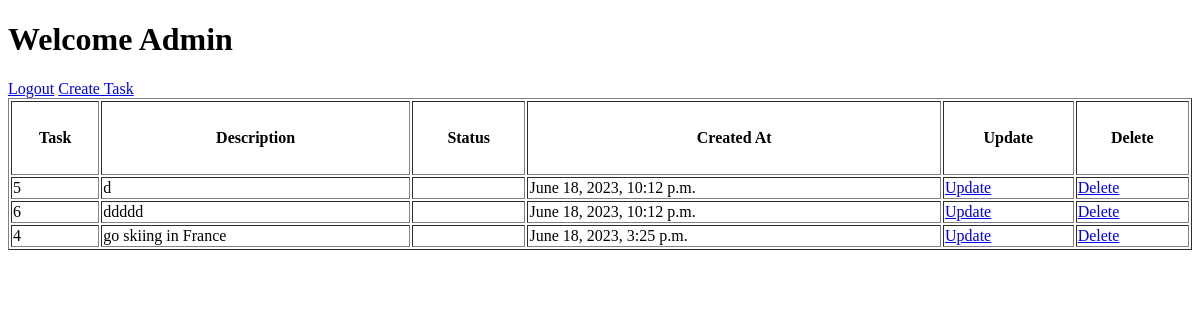
The app's page / (signed in), older data.
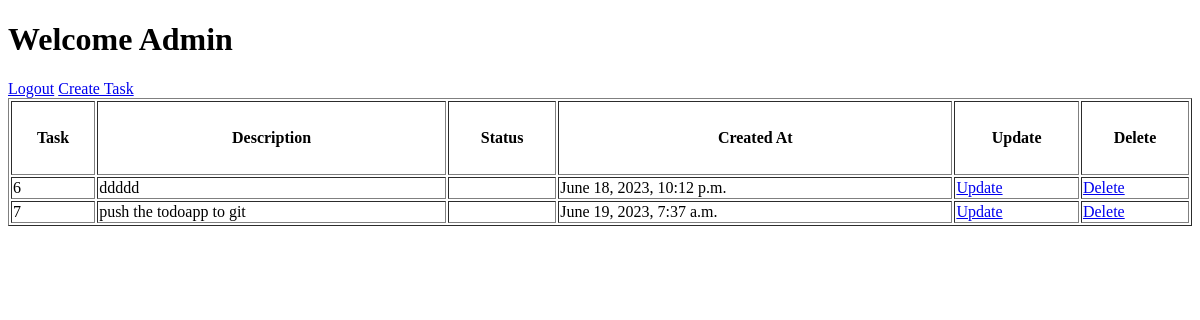
The same page, newer data.
### tasks/models.py (models this page shows, shortened)
class Task(models.Model):
    user = models.ForeignKey(User, on_delete=models.CASCADE, null=True, blank=True)
    title = models.CharField(max_length=200)
    description = models.TextField()
    completed = models.BooleanField(default=False)
    created_at = models.DateTimeField(auto_now_add=True)
    class Meta:
        ordering = ["completed"]

### tasks/views.py (the view)
# urls.py: path("", TaskList.as_view(), name="task_list"),
class TaskList(LoginRequiredMixin, ListView):
    model = Task
    template_name = "task_list.html"
    context_object_name = "task_list"
    def get_context_data(self, **kwargs):
        context = super().get_context_data(**kwargs)
        context["task_list"] = context["task_list"].filter(user=self.request.user)
        context["count"] = context["task_list"].filter(completed=False).count()
        return context

### tasks/templates/task_list.html (shortened to what this page needs)
<!DOCTYPE html>
<html>
<head>
</head>
<body>
{% if user.is_authenticated %}
    <h1>Welcome {{ user.username }}</h1>
    <a href="{% url 'logout' %}">Logout</a>
{% else %}
    <h1>Welcome Guest</h1>
    <a href="{% url 'login' %}">Login</a>
{% endif %}
<table border="1" width="100%">
    <tr style="">
        <th height="70px">Task</th>
        <th height="70px">Description</th>
        <th height="70px">Status</th>
        <th height="70px">Created At</th>
        <th height="70px">Update</th>
        <th height="70px">Delete</th>
    </tr>
    {% for task in task_list %}
    <tr>
        <td>{{ task.id }}</td>
        <td>{{ task.description }}</td>
        <td>{{ task.status }}</td>
        <td>{{ task.created_at }}</td>
        <td><a href="{% url 'update_task' task.id %}">Update</a></td>
        <td><a href="{% url 'delete_task' task.id %}">Delete</a></td>
    </tr>
    {% endfor %}
    <a href="{% url 'create_task' %}">Create Task</a>
</table>
</body>
</html>

Row changes from the older to the newer data that the page shows:
removed Task: id "5", description "d", created_at "June 18, 2023, 10:12 p.m."
removed Task: id "4", description "go skiing in France", created_at "June 18, 2023, 3:25 p.m."
added Task: id "7", description "push the todoapp to git", created_at "June 19, 2023, 7:37 a.m."
